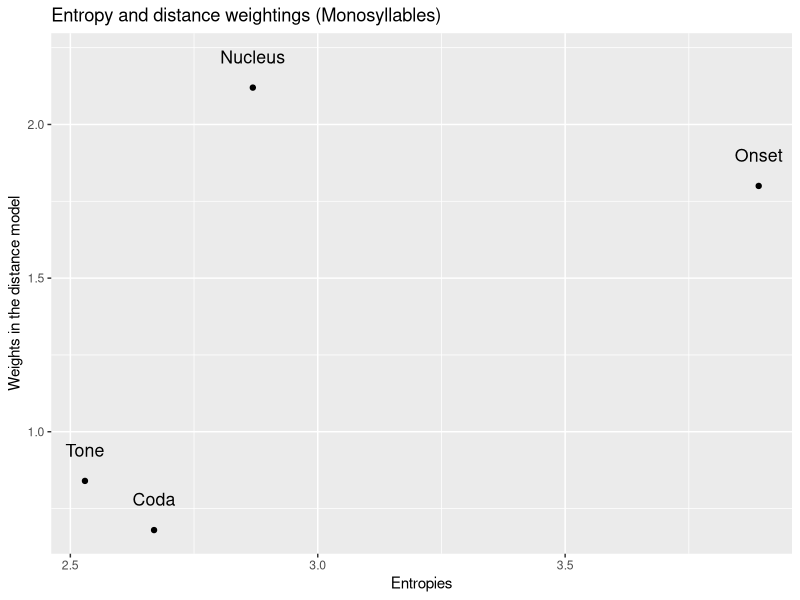
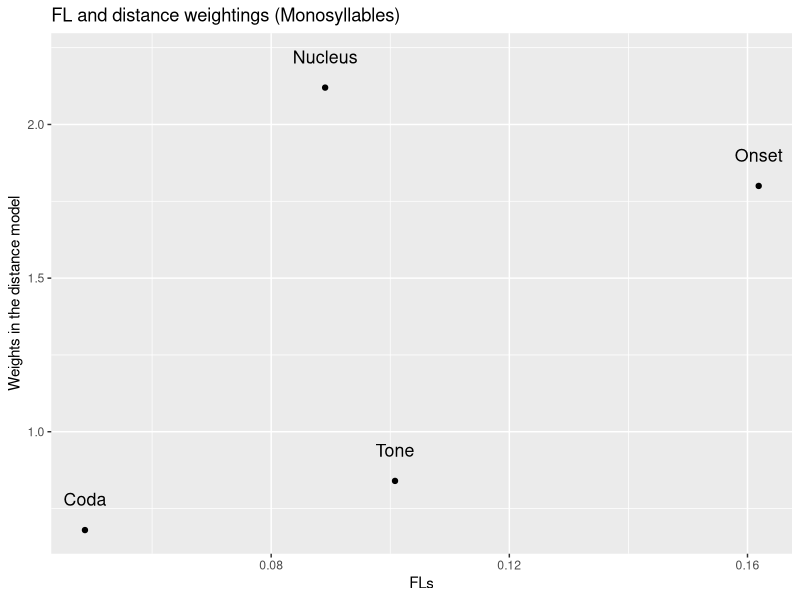
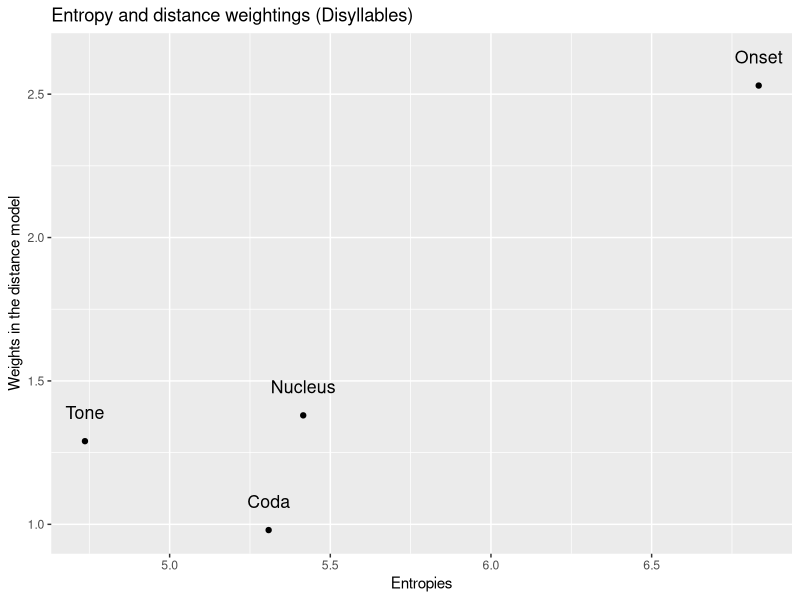
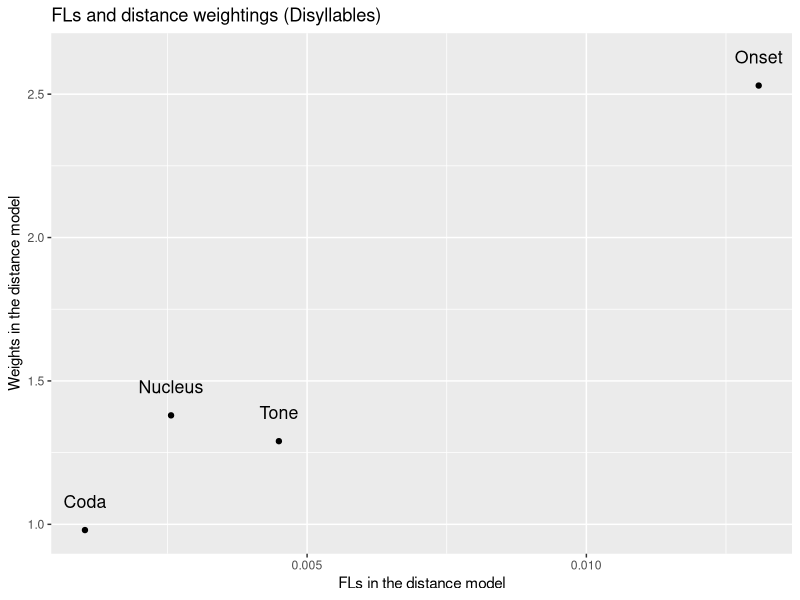

Recreate these plots in R, in order.
library(ggplot2)

cats = c("Onset", "Nucleus", "Coda", "Tone")
monosyl_weights = c(1.80, 2.12, .68, .84)
monosyl_entropies = c(3.891197, 2.868783, 2.669176, 2.529513)
monosyl_fl =  c(0.16188311, 0.08906263, 0.04872228, 0.10079986)
monosyl = data.frame(cats, monosyl_weights, monosyl_entropies, monosyl_fl)
ent_mono_scatter = ggplot(monosyl, aes(x = monosyl_entropies, y = monosyl_weights)) + geom_text(aes(label=cats), size=4.5, nudge_y = .1) + geom_point() + ylab("Weights in the distance model") + xlab("Entropies") + ggtitle("Entropy and distance weightings (Monosyllables)")
ggsave("ent_mono_scatter.svg", ent_mono_scatter)
fl_mono_scatter = ggplot(monosyl, aes(x = monosyl_fl, y = monosyl_weights)) + geom_text(aes(label=cats), size=4.5, nudge_y = .1) + geom_point() + ylab("Weights in the distance model") + xlab("FLs") + ggtitle("FL and distance weightings (Monosyllables)")
ggsave("fl_mono_scatter.svg", fl_mono_scatter)

disyl_weights = c(2.53, 1.38, 0.98, 1.29)
disyl_entropies = c(6.833218, 5.415708, 5.308119, 4.736466)
disyl_fl = c(0.013085529, 0.002564333, 0.001022829, 0.004494932)
disyl = data.frame(cats, disyl_weights, disyl_entropies, disyl_fl)
ent_di_scatter = ggplot(disyl, aes(x = disyl_entropies, y = disyl_weights)) + geom_text(aes(label=cats), size=4.5, nudge_y = .1) + geom_point() + ylab("Weights in the distance model") + xlab("Entropies") + ggtitle("Entropy and distance weightings (Disyllables)")
ggsave("ent_di_scatter.svg", ent_di_scatter)
fl_di_scatter = ggplot(disyl, aes(x = disyl_fl, y = disyl_weights)) + geom_text(aes(label=cats), size=4.5, nudge_y = .1) + geom_point() + ylab("Weights in the distance model") + xlab("FLs in the distance model") + ggtitle("FLs and distance weightings (Disyllables)")
ggsave("fl_di_scatter.svg", fl_di_scatter)
